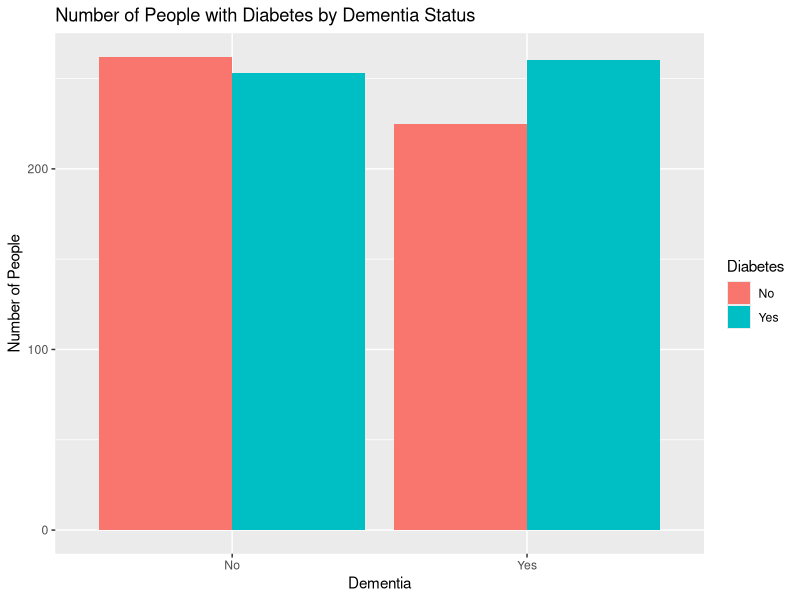

Generate this figure with R:
library(tidyverse)
data <- read.csv("data/dementia_patients_health_data.csv")

ggplot(data, aes(x = factor(Dementia), fill = factor(Diabetic))) +
  geom_bar(position = "dodge") +
  labs(
    title = "Number of People with Diabetes by Dementia Status",
    x = "Dementia",
    y = "Number of People",
    fill = "Diabetes"
  ) +
  scale_x_discrete(labels = c("No", "Yes")) +
  scale_fill_discrete(labels = c("No", "Yes"))
  theme_minimal()
